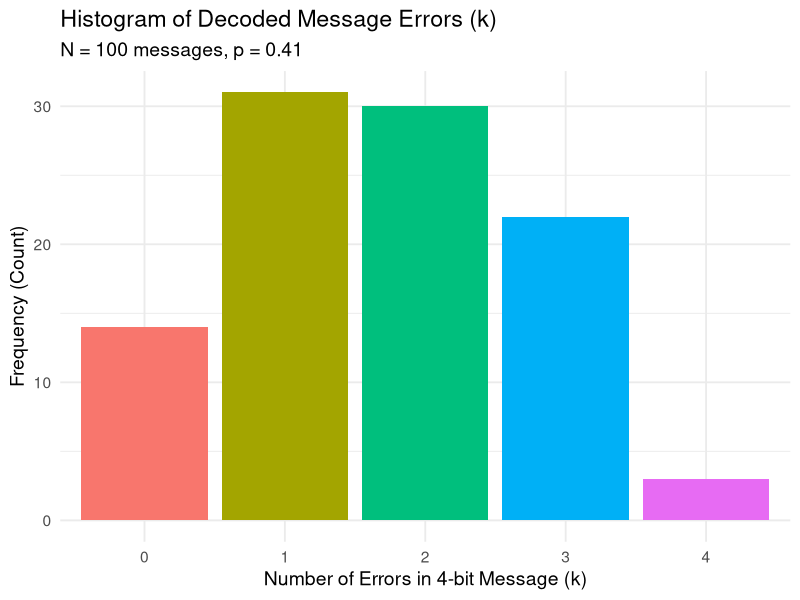
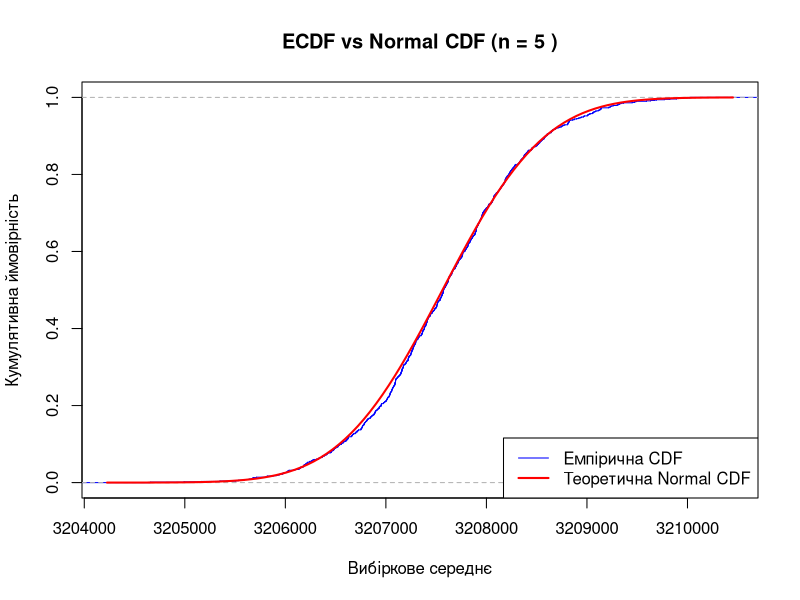
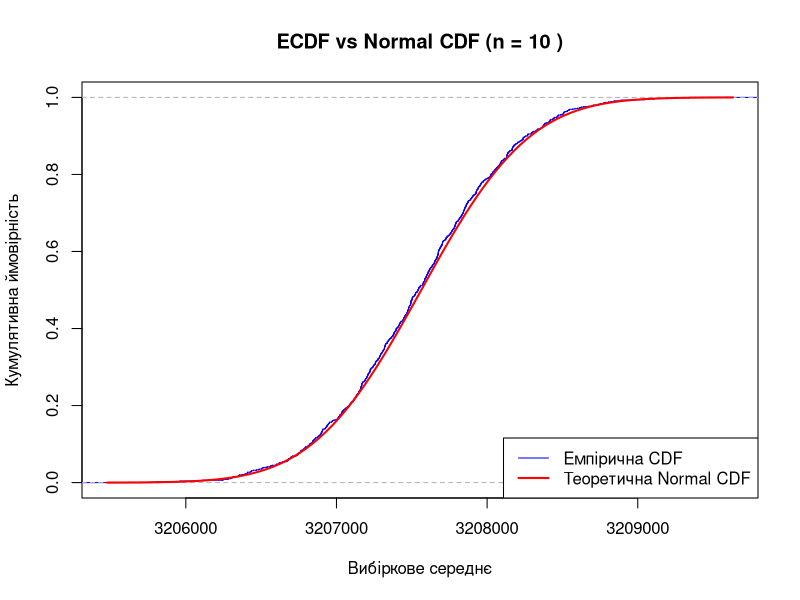
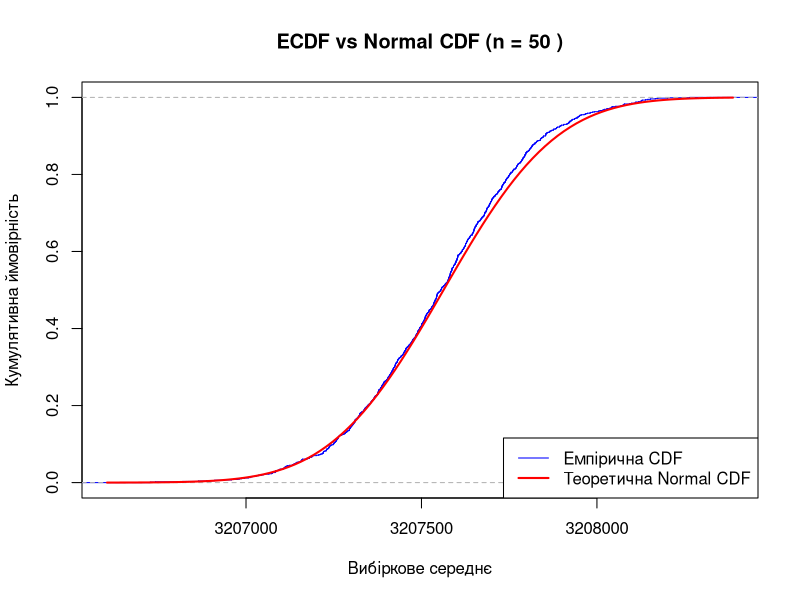
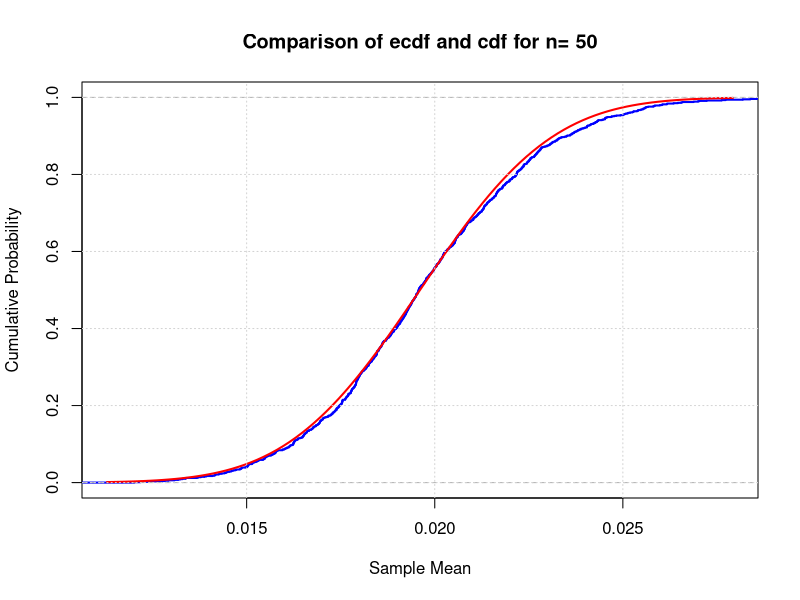
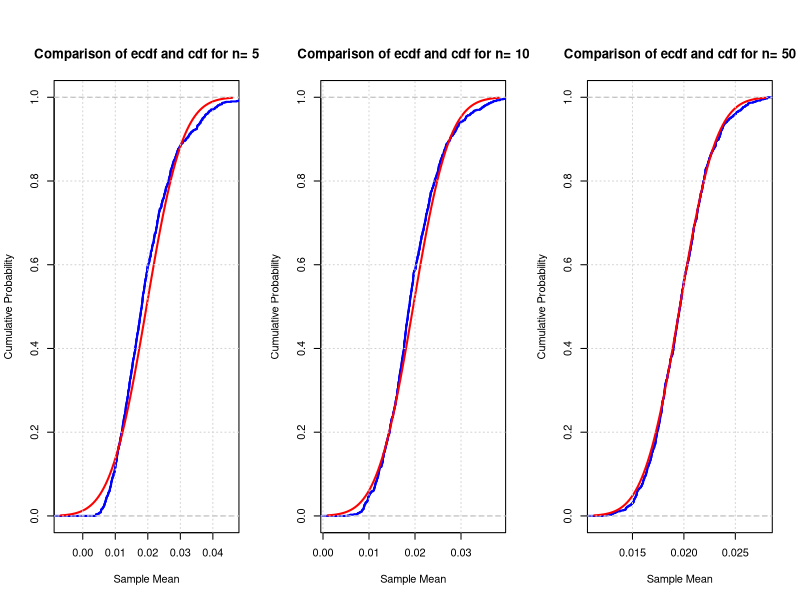
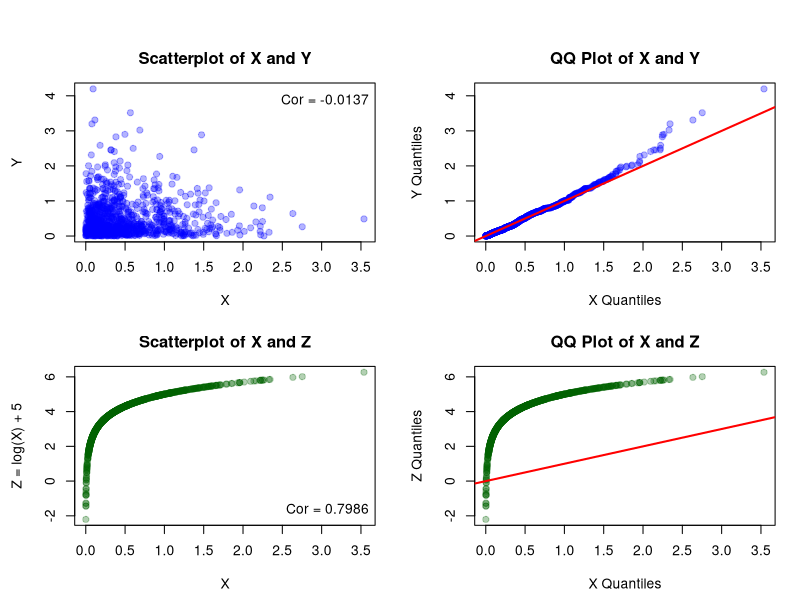

Generate these figures, in order, with R:
## ---- chunk 1
# your team id number 
id <- 41                   ### 40 + team number (1) = 41, as Maksym Zhuk suggested

set.seed(id)
p <- id/100
# matrices G and H
G <- matrix(c(1, 1, 1, 0, 0, 0, 0,
		1, 0, 0, 1, 1, 0, 0,
		0, 1, 0, 1, 0, 1, 0,
		1, 1, 0, 1, 0, 0, 1), nrow = 4, byrow = TRUE)
H <- t(matrix(c(1, 0, 1, 0, 1, 0, 1,
		0, 1, 1, 0, 0, 1, 1,
		0, 0, 0, 1, 1, 1, 1), nrow = 3, byrow = TRUE))
# cat("The matrix G is: \n") 
#G  
#cat("The matrix H is: \n") 
#H
#cat("The product GH must be zero: \n")
#(G%*%H) %%2
## ---- chunk 2
# generate N messages
set.seed(id)
message_generator <- function(N) {
  matrix(sample(c(0,1), 4*N, replace = TRUE), nrow = N)
}

N = 100

messages <- message_generator(N)
codewords <- (messages %*% G) %% 2
## ---- chunk 3
set.seed(id)
errors <- matrix(rbinom(N * 7, size = 1, prob = p), nrow = N)
received <- (codewords + errors) %% 2
## ---- chunk 4
syndrome_vector <- (received %*% H) %% 2

errors_positions <- syndrome_vector[, 1] + 
                   2 * syndrome_vector[, 2] + 
                   4 * syndrome_vector[, 3]

corrected <- received

index_matrix <- cbind(which(errors_positions > 0), 
                      errors_positions[which(errors_positions > 0)])

corrected[index_matrix] <- (corrected[index_matrix] + 1) %% 2
## ---- chunk 5
message_restored <- corrected[, c(3, 5, 6, 7)]

errors_per_row <- rowSums(abs(messages - message_restored))

num_correct_messages <- sum(errors_per_row == 0)

p_hat <- num_correct_messages / N

print(paste("Total messages simulated (N):", N))
print(paste("Total messages correctly restored:", num_correct_messages))
print(paste("Estimated probability (p-hat) of correct transmission:", p_hat))
## ---- chunk 6
N_bound = p_hat*(1-p_hat) * (1.96/0.03)^2
print(paste("N >=", N_bound))
## ---- chunk 7
library(ggplot2)

errors_factor <- factor(errors_per_row, levels = 0:4)

plot_data <- data.frame(errors = errors_factor)

ggplot(plot_data, aes(x = errors, fill = errors)) +
  geom_bar(show.legend = FALSE) +
  scale_y_continuous(labels = scales::comma) + # Format y-axis labels
  labs(
    title = paste("Histogram of Decoded Message Errors (k)"),
    subtitle = paste("N =", format(N, scientific = FALSE), "messages, p =", p),
    x = "Number of Errors in 4-bit Message (k)",
    y = "Frequency (Count)"
  ) +
  theme_minimal(base_size = 14)
## ---- chunk 8

calculate_poisson_param <- function(team_id, molar_mass_Cs137) {
  N_A <- 6.022e23       # Стала Авогадро
  T_years <- 30.1       # Період напіврозпаду (роки)
  seconds_per_year <- 365.25 * 24 * 60 * 60
  T_seconds <- T_years * seconds_per_year
  m <- team_id * 1e-6
  M <- molar_mass_Cs137
  lambda_activity <- log(2) / T_seconds
  N_atoms <- (m / M) * N_A
  mu <- N_atoms * lambda_activity # Параметр Пуассона
  return(mu)
}




generate_sample_means <- function(mu, n, K) {

  all_decays <- rpois(n * K, lambda = mu)

  decay_matrix <- matrix(all_decays, nrow = n, ncol = K)
  sample_means <- colMeans(decay_matrix)

  cat(sprintf("  (Згенеровано %d середніх для n=%d)\n", K, n))
  return(sample_means)
}




plot_cdfs <- function(sample_means, mu, n) {

  mean_normal <- mu
  sd_normal <- sqrt(mu / n)


  ecdf_s <- ecdf(sample_means)

  plot(ecdf_s,
       main = paste("ECDF vs Normal CDF (n =", n, ")"),
       xlab = "Вибіркове середнє",
       ylab = "Кумулятивна ймовірність",
       col = "blue",
       verticals = TRUE,
       do.points = FALSE)

  curve(pnorm(x, mean = mean_normal, sd = sd_normal),
        add = TRUE,
        col = "red",
        lwd = 2)

  legend("bottomright", legend = c("Емпірична CDF", "Теоретична Normal CDF"),
         col = c("blue", "red"), lty = 1, lwd = c(1, 2))
}



calculate_max_cdf_diff <- function(sample_means, mu, n) {
  mean_normal <- mu
  sd_normal <- sqrt(mu / n)

  ks_result <- ks.test(sample_means, "pnorm", mean = mean_normal, sd = sd_normal)

  max_diff <- ks_result$statistic

  cat(sprintf("  (Обчислено макс. різницю CDF (D=%.4f) для n=%d)\n", max_diff, n))
  return(max_diff)
}





calculate_theoretical_n_bounds <- function(mu, critical_sum, probability_threshold) {
  cat("  (Рахуємо теоретичні межі для n...)\n")

  # Марков
  n_markov <- floor((1 - probability_threshold) * critical_sum / mu)

  # Чернов
  a_ch <- mu
  b_ch <- 1.645 * sqrt(mu)
  c_ch <- -critical_sum
  delta_ch <- b_ch^2 - 4 * a_ch * c_ch
  if (delta_ch < 0) {
    n_chernoff <- 0
  } else {

    sqrt_n_chernoff <- (-b_ch + sqrt(delta_ch)) / (2 * a_ch)
    n_chernoff <- floor(sqrt_n_chernoff^2)
  }


  # CLT
  z_score_clt <- qnorm(probability_threshold)
  a_clt <- mu
  b_clt <- z_score_clt * sqrt(mu)
  c_clt <- -critical_sum
  delta_clt <- b_clt^2 - 4 * a_clt * c_clt
   if (delta_clt < 0) {
    n_clt <- 0
  } else {
    sqrt_n_clt <- (-b_clt + sqrt(delta_clt)) / (2 * a_clt)
    n_clt <- floor(sqrt_n_clt^2)
   }


  return(list(markov = n_markov, chernoff = n_chernoff, clt = n_clt))
}




generate_sample_sums <- function(mu, n, K) {
  sample_sums <- replicate(K, sum(rpois(n, lambda = mu)))

  return(sample_sums)
}




run_simulation_analysis <- function(mu, n_values, K, critical_sum) {

  cat("\n--- Cимуляція ---\n")

  results_clt <- list()

  for (n in n_values) {
    cat(sprintf("Виконується для n = %d...\n", n))
  

    sample_means <- generate_sample_means(mu, n, K)
    plot_cdfs(sample_means, mu, n)
    max_diff <- calculate_max_cdf_diff(sample_means, mu, n)

    results_clt[[as.character(n)]] <- list(max_diff = max_diff)
    cat(sprintf("  Макс. різниця CDF для n=%d: %.4f\n", n, max_diff))
  }


  theoretical_bounds <- calculate_theoretical_n_bounds(mu, critical_sum, 0.95)
  n_clt <- theoretical_bounds$clt
  cat(sprintf("  Теоретичні межі n: Марков=%.0f, Чернов=%.0f, ЦГТ=%.0f\n",
              theoretical_bounds$markov, theoretical_bounds$chernoff, n_clt))
  

  n_target <- floor(n_clt)
  if (is.finite(n_target) && n_target > 0) {
    cat(sprintf("Симуляція для n = %d...\n", n_target))


    sums_s <- generate_sample_sums(mu, n_target, K)

    empirical_prob <- sum(sums_s < critical_sum) / K
    cat(sprintf("  Емпірична ймовірність P(Сума < %.0e) = %.4f (для n=%d)\n", critical_sum, empirical_prob, n_target))

    cat(sprintf("  Коментар: Емпірична ймовірність %.4f %s близька до 0.95.\n",
                empirical_prob, ifelse(abs(empirical_prob - 0.95) < 0.02, "є", "НЕ є")))
  } else {
    cat("Не вдалося визначити n для симуляції сум.\n")
  }
  cat("\n--- Аналіз завершено ---\n")
}









my_team_id <- 1
molar_mass_cesium137 <- 137

calculated_mu <- calculate_poisson_param(team_id = my_team_id,
                                        molar_mass_Cs137 = molar_mass_cesium137)



run_simulation_analysis(mu = calculated_mu,
                        n_values = c(5, 10, 50),
                        K = 1000,
                        critical_sum = 8e8)


## ---- chunk 9
nu1 <- 51
K <- 1e3
n <- 50
sample_means <- colMeans(matrix(rexp(n*K, rate = nu1), nrow = n))
## ---- chunk 10
calc_sample_means<- function(n, K, nu1){
  mu <- 1/nu1
  sigma <- 1/(nu1 * sqrt(n))
  sample_means <- colMeans(matrix(rexp(n*K, rate = nu1), nrow = n))
  return(list(
    sample_means = sample_means,
    mu = mu,
    sigma = sigma,
    n = n
  ))
}
## ---- chunk 11
plot_comparison <- function(result) {
  sample_means <- result$sample_means
  mu <- result$mu
  sigma <- result$sigma
  n <- result$n
  
  xlims <- c(mu-3*sigma,mu+3*sigma)
  Fs <- ecdf(sample_means)
  
  plot(Fs, 
       xlim = xlims, 
       col = "blue",
       lwd = 2,
       main = paste("Comparison of ecdf and cdf for n=", n),
        xlab = "Sample Mean",
       ylab = "Cumulative Probability")
      
  curve(pnorm(x, mean = mu, sd = sigma), col = "red", lwd = 2, add = TRUE)
  grid()
}
plot_comparison(calc_sample_means(n, K, nu1))
  
## ---- chunk 12
calculate_max_difference <- function(result) {
  sample_means <- result$sample_means
  mu <- result$mu
  sigma <- result$sigma
  
  ks_test <- ks.test(sample_means, "pnorm", mean = mu, sd = sigma)
  
  max_diff <- ks_test$statistic  # The maximum distance D
  p_value <- ks_test$p.value     # Probability of seeing this difference by chance
  
  return(list(
    max_diff = max_diff,  # How far apart the distributions are
    p_value = p_value     # Is this difference statistically significant?
  ))
}
calculate_max_difference(calc_sample_means(n, K, nu1))


## ---- chunk 13
par(mfrow = c(1, 3), mar = c(5, 4, 4, 2) + 0.1, oma = c(0, 0, 2, 0))
n_values <- c(5, 10, 50)
results <- list()
for (i in 1:length(n_values)) {
  n <- n_values[i]
  cat("Analysis for n =", n, "\n")
  result <- calc_sample_means(n, K, nu1)
  results[[i]] <- result
  
  cat("Parameters of normal approximation:\n")
  cat("  mu (mean) =", result$mu, "\n")
  cat("  sigma (std dev) =", result$sigma, "\n\n")
  plot_comparison(result)
  diff_result <- calculate_max_difference(result)
  cat("Maximum difference (KS statistic):", diff_result$max_diff, "\n")
  cat("KS test p-value:", diff_result$p_value, "\n\n")
}
## ---- chunk 14
    mu <- id
    sigma <- sqrt(2*id+7)
    N <- 100

    # YOUR CODE HERE
    x_vals <- rnorm(N, mean = mu, sd = sigma)
    y_vals <- 1 / x_vals

    mean_x <- mean(x_vals)
    val1 <- 1 / mean_x

    val2 <- mean(y_vals)

    print(paste("μ =", mu, "and σ^2 =", sigma^2))
    print(paste("1 / X_bar (1/mean(X)):", val1))
    print(paste("Y_bar (mean(Y) or mean(1/X)):", val2))
## ---- chunk 15
    # YOUR CODE HERE
    N <- 1000
    lambda <- 2
    set.seed(id)

    x <- rexp(N, rate = lambda)
    y <- rexp(N, rate = lambda)

    z <- log(x) + 5

    par(mfrow = c(2, 2), mar = c(4.5, 4.5, 3, 1.5))

    plot(x, y, main = "Scatterplot of X and Y",
         xlab = "X", ylab = "Y",
         pch = 19, col = alpha("blue", 0.3))
    cor_xy <- cor(x, y)
    legend("topright", legend = paste("Cor =", round(cor_xy, 4)), bty = "n")

    qqplot(x, y, main = "QQ Plot of X and Y",
           xlab = "X Quantiles", ylab = "Y Quantiles",
           pch = 19, col = alpha("blue", 0.3))
    abline(0, 1, col = "red", lwd = 2)

    plot(x, z, main = "Scatterplot of X and Z",
         xlab = "X", ylab = "Z = log(X) + 5",
         pch = 19, col = alpha("darkgreen", 0.3))
    cor_xz <- cor(x, z)
    legend("bottomright", legend = paste("Cor =", round(cor_xz, 4)), bty = "n")

    qqplot(x, z, main = "QQ Plot of X and Z",
           xlab = "X Quantiles", ylab = "Z Quantiles",
           pch = 19, col = alpha("darkgreen", 0.3))
    abline(0, 1, col = "red", lwd = 2)
      
    par(mfrow = c(1, 1))
## ---- chunk 16
    n_trials <- 3
    p_success <- 0.5
    N <- 100
    set.seed(id)

    x_realizations <- rbinom(N, size = n_trials, prob = p_success)

    sample_mean_x <- mean(x_realizations)
    sample_variance_x <- var(x_realizations) # uses the same formula Var(x) = sum((xi-mean)^2)/(n-1)

    print(paste("Theoretical E(X):", 1.5))
    print(paste("Sample Mean (X-bar):", sample_mean_x))

    print(paste("Theoretical Var(X):", 0.75))
    print(paste("Sample Variance (s^2):", sample_variance_x))
## ---- chunk 17
    N = 100000
    set.seed(id)
    x_realizations <- rbinom(N, size = n_trials, prob = p_success)

    sample_mean <- mean(x_realizations)
    sample_variance <- var(x_realizations) # uses the same formula Var(x) = sum((xi-mean)^2)/(n-1)

    print(paste("Theoretical E(X):", 1.5))
    print(paste("Sample Mean (X-bar):", sample_mean))

    print(paste("Theoretical Var(X):", 0.75))
    print(paste("Sample Variance (s^2):", sample_variance))
## ---- chunk 18
    # YOUR CODE HERE
    n_trials <- 3
    p_success <- 0.5
    N <- 100
    set.seed(id)

    x_realizations <- rbinom(N, size = n_trials, prob = p_success)

    y_realizations <- 0.5 * x_realizations - 1

    sample_mean_y <- mean(y_realizations)

    sample_variance_y <- var(y_realizations)

    print(paste("Theoretical E(Y):", -0.25))
    print(paste("Sample Mean (Y-bar):", sample_mean_y))

    print(paste("Theoretical Var(Y):", 0.1875))
    print(paste("Sample Variance (s^2):", sample_variance_y))
## ---- chunk 19
    transfomed_y_mean = 0.5*sample_mean_x - 1
    transformed_y_variance = 0.25*sample_variance_x

    print(paste("Sample mean y calculated:", sample_mean_y))
    print(paste("Sample mean y transformed:", transfomed_y_mean))
    print(paste("Sample variance y calculated:", sample_variance_y))
    print(paste("Sample mean y transformed:", transformed_y_variance))
